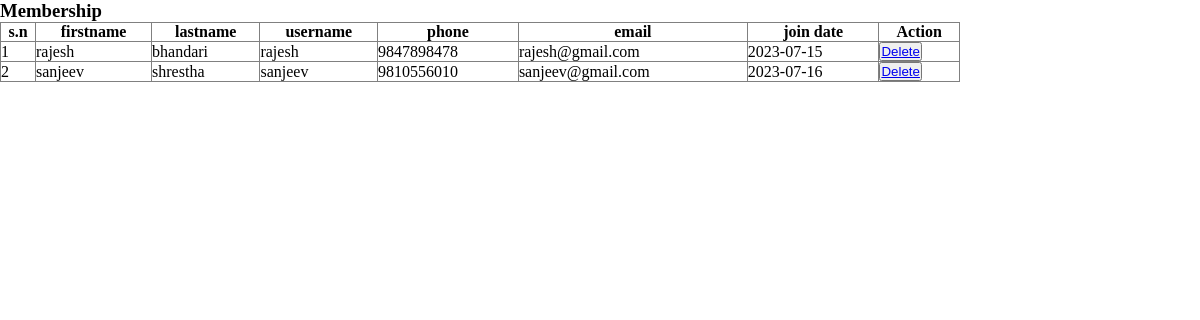
The app's page /admin-membership.php with its own data.
### tables this page shows
CREATE TABLE `membership` (
  `id` int(11) NOT NULL,
  `firstname` varchar(100) NOT NULL,
  `lastname` varchar(100) NOT NULL,
  `username` varchar(100) NOT NULL,
  `phone` varchar(30) NOT NULL,
  `email` varchar(150) NOT NULL,
  `join_date` date NOT NULL,
  `user_id` int(11) DEFAULT NULL
);

### admin-membership.php (the view, shortened to what this page needs)
<!DOCTYPE html>
<html lang="en">
<head>
    <link rel="stylesheet" href="./styles/admin-membership.css">
</head>
<body>
<h3>Membership</h3>
    <table class="membership" border="1">
        <tr>
        <th>s.n</th>
        <th>firstname</th>
        <th>lastname</th>
        <th>username</th>
        <th>phone</th>
        <th>email</th>
        <th>join date</th>
        <th>Action</th>
        </tr>
        <?php
        include("./database/databaseconn.php");
        $sql = "SELECT *  from membership";
        $result = mysqli_query($conn, $sql);
        if ($result->num_rows > 0) {
            while ($row = $result->fetch_assoc()) {
                $id = $row['id'];
                $firstname = $row['firstname'];
                $lastname = $row['lastname'];
                $username = $row['username'];
                $phone = $row['phone'];
                $email = $row['email'];
                $joinDate = $row['join_date'];
                echo '<tr>
                        <td>' . $id . '</td>
                        <td>' . $firstname . '</td>
                        <td>' . $lastname . '</td>
                        <td>' . $username . '</td>
                        <td>' . $phone . '</td>
                        <td>' . $email . '</td>
                        <td>' . $joinDate . '</td>
                        <td>
                         <button class="button"><a href="membership_delete.php?deleteid='.$id. '">Delete</a></button>
                        </td>
                        </tr>';
            }
            echo "</table>";
        } else {
            echo "0 result";
        }
        ?>
</body>
</html>

### styles/admin-membership.css (style rules this page uses)
* { margin: 0; padding: 0; box-sizing: border-box; }
.membership { border-collapse: collapse; width: 80%; height: 30px; }
tr { width: 90%; }

### records on screen
membership: id "1", firstname "rajesh", lastname "bhandari", username "rajesh", phone "9847898478", email "rajesh@gmail.com", join_date "2023-07-15"
membership: id "2", firstname "sanjeev", lastname "shrestha", username "sanjeev", phone "9810556010", email "sanjeev@gmail.com", join_date "2023-07-16"
